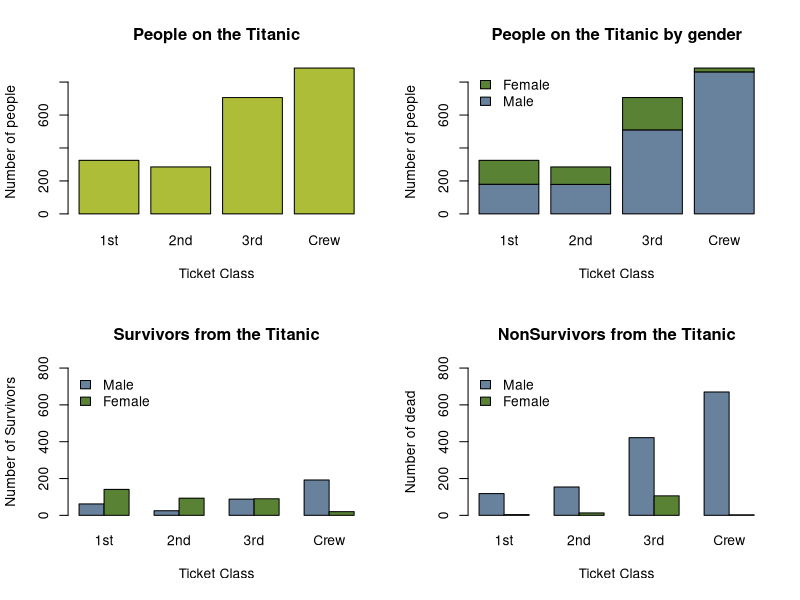

Write the R code that produced this figure.
# bar charts ----
# This file takes the Titanic dataset that is build in i R-studio and plots
# 4 different types of bar plots

# The png() and dev.off() lines are only used to save the figure automatically 
#png(file = "F02_BarCharts.png", units="in", width=7, height=4, res=150)

par(mfrow=c(2,2)) #, mai = c(0.9, 0.8, 0.3, 0.1), oma = c(0.1, 0.1, 0.1, 0.1)

# simple bar plot
total = Titanic[,1,2,1]+Titanic[,1,2,2]+Titanic[,1,1,1]+Titanic[,1,1,2]+Titanic[,2,2,1]+Titanic[,2,2,2]+Titanic[,2,1,1]+Titanic[,2,1,2]
dataAdult = as.data.frame(total) # merge adult survivors + non survivors
barplot(total, data = dataAdult,
        col = c("#AEBD38"),
        main = "People on the Titanic", 
        ylab = "Number of people", 
        xlab = "Ticket Class")

# stacked bar plot
dataAdult = as.data.frame(Titanic[,,2,1]+Titanic[,,2,2]+Titanic[,,1,1]+Titanic[,,1,2]) # merge survivors + non survivors
barplot(Freq ~ Sex + Class, data = dataAdult, legend.text = TRUE, args.legend = list(x = 'topleft',bty = "n"),
        col = c("#68829E", "#598234"),
        main = "People on the Titanic by gender", 
        ylab = "Number of people", 
        xlab = "Ticket Class")

# Grouped bar plot 1
dataAdult = as.data.frame(Titanic[,,1,2]+Titanic[,,2,2]) # merge adult survivors
barplot(Freq ~ Sex + Class, data = dataAdult, legend.text = TRUE, args.legend = list(x = 'topleft',bty = "n"),
        col = c("#68829E", "#598234"),
        beside = TRUE,
        main = "Survivors from the Titanic", 
        ylab = "Number of Survivors",
        ylim = c(0,800),
        xlab = "Ticket Class")

# Grouped bar plot 2
dataAdult = as.data.frame(Titanic[,,1,1]+Titanic[,,2,1]) # merge adult survivors
barplot(Freq ~ Sex + Class, data = dataAdult, legend.text = TRUE, args.legend = list(x = 'topleft',bty = "n"),
        col = c("#68829E", "#598234"),
        beside = TRUE,
        main = "NonSurvivors from the Titanic", 
        ylab = "Number of dead", 
        ylim = c(0,800),
        xlab = "Ticket Class")

#dev.off()
#----